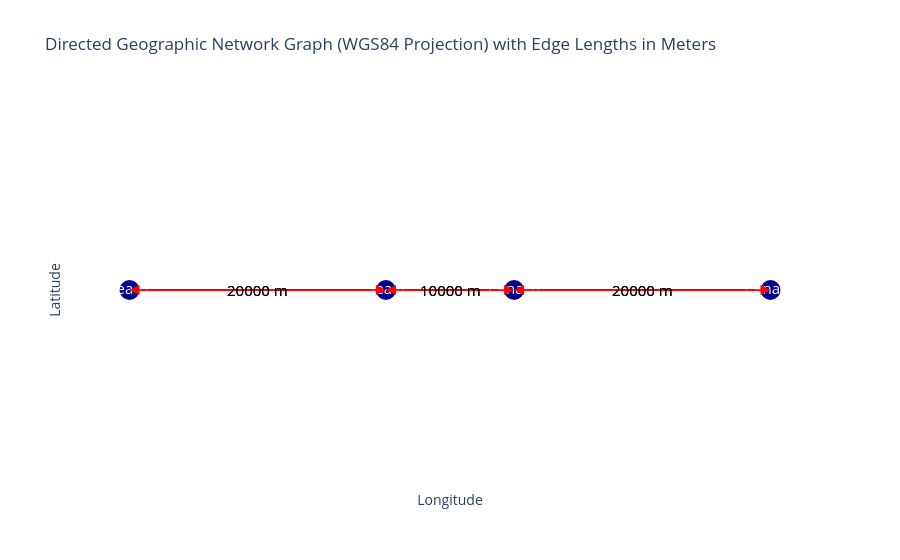

Source (notebook cell):
### Code cell
plot_graph(graph)

### Figure 1 — Plotly figure (JSON) as saved in the notebook; plotly's stock layout.template omitted (floating-point values rounded to 4 significant figures)
{"data": [{"hoverinfo": "none", "line": {"color": "red", "width": 2}, "mode": "lines", "type": "scatter", "x": [-0.2246, -0.04492], "y": [0, 0]}, {"hoverinfo": "none", "line": {"color": "red", "width": 2}, "mode": "lines", "type": "scatter", "x": [-0.04492, -0.2246], "y": [0, 0]}, {"hoverinfo": "none", "line": {"color": "red", "width": 2}, "mode": "lines", "type": "scatter", "x": [-0.04492, 0.04492], "y": [0, 0]}, {"hoverinfo": "none", "line": {"color": "red", "width": 2}, "mode": "lines", "type": "scatter", "x": [0.04492, -0.04492], "y": [0, 0]}, {"hoverinfo": "none", "line": {"color": "red", "width": 2}, "mode": "lines", "type": "scatter", "x": [0.04492, 0.2246], "y": [0, 0]}, {"hoverinfo": "none", "line": {"color": "red", "width": 2}, "mode": "lines", "type": "scatter", "x": [0.2246, 0.04492], "y": [0, 0]}, {"hoverinfo": "text", "marker": {"color": "darkblue", "size": 20}, "mode": "markers+text", "text": ["Sea -1", "Sea 0", "Canal 0", "Canal 1"], "textfont": {"color": "white", "size": 15}, "textposition": "middle center", "type": "scatter", "x": [-0.2246, -0.04492, 0.04492, 0.2246], "y": [0, 0, 0, 0]}], "layout": {"annotations": [{"arrowcolor": "red", "arrowhead": 2, "arrowsize": 2, "arrowwidth": 1, "ax": -0.2246, "axref": "x", "ay": 0, "ayref": "y", "showarrow": true, "x": -0.04492, "xref": "x", "y": 0, "yref": "y"}, {"arrowcolor": "red", "arrowhead": 2, "arrowsize": 2, "arrowwidth": 1, "ax": -0.04492, "axref": "x", "ay": 0, "ayref": "y", "showarrow": true, "x": -0.2246, "xref": "x", "y": 0, "yref": "y"}, {"arrowcolor": "red", "arrowhead": 2, "arrowsize": 2, "arrowwidth": 1, "ax": -0.04492, "axref": "x", "ay": 0, "ayref": "y", "showarrow": true, "x": 0.04492, "xref": "x", "y": 0, "yref": "y"}, {"arrowcolor": "red", "arrowhead": 2, "arrowsize": 2, "arrowwidth": 1, "ax": 0.04492, "axref": "x", "ay": 0, "ayref": "y", "showarrow": true, "x": -0.04492, "xref": "x", "y": 0, "yref": "y"}, {"arrowcolor": "red", "arrowhead": 2, "arrowsize": 2, "arrowwidth": 1, "ax": 0.04492, "axref": "x", "ay": 0, "ayref": "y", "showarrow": true, "x": 0.2246, "xref": "x", "y": 0, "yref": "y"}, {"arrowcolor": "red", "arrowhead": 2, "arrowsize": 2, "arrowwidth": 1, "ax": 0.2246, "axref": "x", "ay": 0, "ayref": "y", "showarrow": true, "x": 0.04492, "xref": "x", "y": 0, "yref": "y"}, {"font": {"color": "black", "size": 15}, "showarrow": false, "text": "20000 m", "x": -0.1347, "y": 0}, {"font": {"color": "black", "size": 15}, "showarrow": false, "text": "20000 m", "x": -0.1347, "y": 0}, {"font": {"color": "black", "size": 15}, "showarrow": false, "text": "10000 m", "x": 0, "y": 0}, {"font": {"color": "black", "size": 15}, "showarrow": false, "text": "10000 m", "x": 0, "y": 0}, {"font": {"color": "black", "size": 15}, "showarrow": false, "text": "20000 m", "x": 0.1347, "y": 0}, {"font": {"color": "black", "size": 15}, "showarrow": false, "text": "20000 m", "x": 0.1347, "y": 0}], "plot_bgcolor": "white", "showlegend": false, "title": {"text": "Directed Geographic Network Graph (WGS84 Projection) with Edge Lengths in Meters"}, "xaxis": {"showgrid": false, "showticklabels": false, "title": {"text": "Longitude"}, "zeroline": false}, "yaxis": {"showgrid": false, "showticklabels": false, "title": {"text": "Latitude"}, "zeroline": false}}}
